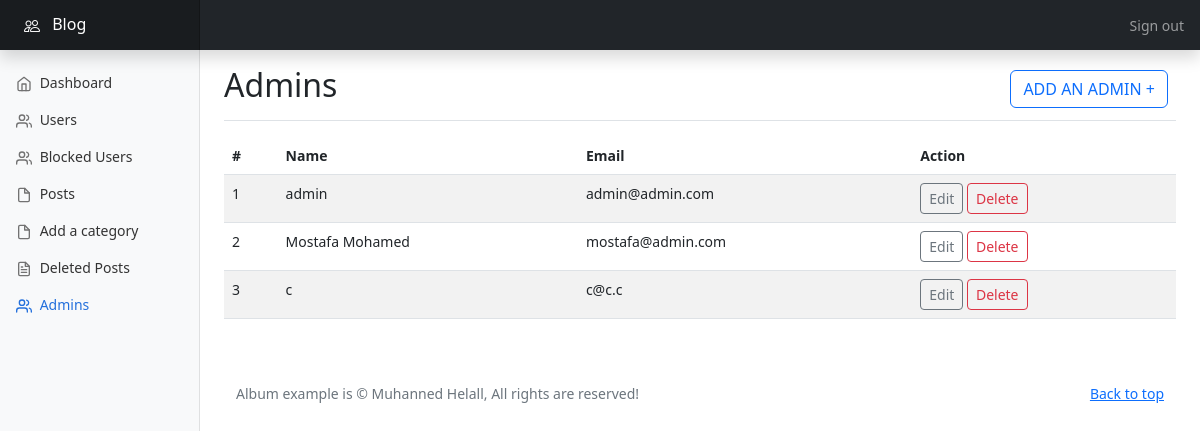
The page /adminPages/admins.php (signed in) on the database its author committed.
### tables this page shows
CREATE TABLE `users` (
  `id` int(11) NOT NULL,
  `name` varchar(50) NOT NULL,
  `email` varchar(100) NOT NULL,
  `password` varchar(100) NOT NULL,
  `role_id` int(11) NOT NULL,
  `visibility` int(11) NOT NULL
);

### adminPages/admins.php (the view, shortened to what this page needs)
<?php
if ($_SESSION['user']['role_id'] == '1') {
    require_once "../config.php";
    $i = 1;
    try {
        $stmt = $conn->prepare("SELECT * FROM users WHERE role_id = '1' AND visibility = '1';");
        $stmt->execute();
        $stmt->setFetchMode(PDO::FETCH_ASSOC);
        $admins = $stmt->fetchAll();
    } catch (PDOException $e) {
        echo $sql . "<br>" . $e->getMessage();
    }
} else {
    header('location: ../signin.php');
}
?>
<!doctype html>
<html lang="en">
<head>
    <link href="../assets/dist/css/bootstrap.min.css" rel="stylesheet">
    <link rel="stylesheet" href="https://cdn.jsdelivr.net/npm/bootstrap-icons@1.9.1/font/bootstrap-icons.css">
    <link href="../assets/dist/css/dashboard.css" rel="stylesheet">
</head>
<body>
    <header class="navbar navbar-dark sticky-top bg-dark flex-md-nowrap p-0 shadow">
        <a class="navbar-brand col-md-3 col-lg-2 me-0 px-3 fs-6" href="#">
            <i class="bi bi-people mx-2"></i>
            Blog
        </a>
        <div class="navbar-nav">
            <div class="nav-item text-nowrap">
                <a class="nav-link px-3" href="../signin.php?logout=1">Sign out</a>
            </div>
        </div>
    </header>
    <div class="container-fluid">
        <div class="row">
            <nav id="sidebarMenu" class="col-md-3 col-lg-2 d-md-block bg-light sidebar collapse">
                <div class="position-sticky pt-3 sidebar-sticky">
                    <ul class="nav flex-column">
                        <li class="nav-item">
                            <a class="nav-link" aria-current="page" href="dashboard.php">
                                <span data-feather="home" class="align-text-bottom"></span>
                                Dashboard
                            </a>
                        </li>
                        <li class="nav-item">
                            <a class="nav-link" href="users.php">
                                <span data-feather="users" class="align-text-bottom"></span>
                                Users
                            </a>
                        </li>
                        <li class="nav-item">
                            <a class="nav-link" href="blockedUsers.php">
                                <span data-feather="users" class="align-text-bottom"></span>
                                Blocked Users
                            </a>
                        </li>
                        <li class="nav-item">
                            <a class="nav-link" href="posts.php">
                                <span data-feather="file" class="align-text-bottom"></span>
                                Posts
                            </a>
                        </li>
                        <li class="nav-item">
                            <a class="nav-link" href="addCat.php">
                                <span data-feather="file" class="align-text-bottom"></span>
                                Add a category
                            </a>
                        </li>
                        <li class="nav-item">
                            <a class="nav-link" href="deletedPosts.php">
                                <span data-feather="file-text" class="align-text-bottom"></span>
                                Deleted Posts
                            </a>
                        </li>
                        <li class="nav-item">
                            <a class="nav-link active" href="admins.php">
                                <span data-feather="users" class="align-text-bottom"></span>
                                Admins
                            </a>
                        </li>
                    </ul>
                </div>
            </nav>
            <main class="col-md-9 ms-sm-auto col-lg-10 px-md-4">
                <div class="d-flex justify-content-between flex-wrap flex-md-nowrap align-items-center pt-3 pb-2 mb-3 border-bottom">
                    <h1 class="h2">Admins</h1>
                    <div class="btn-toolbar mb-2 mb-md-0">
                        <div class="btn-group me-2">
                            <a href="addAdmin.php" class="btn btn-outline-primary text-uppercase">Add an admin +</a>
                        </div>
                    </div>
                </div>
                <?php if (empty($msg)) { ?>
                    <div class="table-responsive">
                        <table class="table table-striped">
                            <thead>
                                <tr>
                                    <th scope="col">#</th>
                                    <th scope="col">Name</th>
                                    <th scope="col">Email</th>
                                    <th scope="col">Action</th>
                                </tr>
                            </thead>
                            <tbody>
                                <?php foreach ($admins as $admin) { ?>
                                    <tr>
                                        <td><?= $i ?></td>
                                        <td><?= $admin['name'] ?></td>
                                        <td><?= $admin['email'] ?></td>
                                        <td>
                                            <a href="editUser.php?id=<?= $admin['id'] ?>" class="btn btn-sm btn-outline-secondary">Edit</a>
                                            <a href="admins.php?id=<?= $admin['id'] ?>" class="btn btn-sm btn-outline-danger">Delete</a>
                                        </td>
                                    </tr>
                                <?php $i++;
                                }; ?>
                            </tbody>
                        </table>
                    </div><?php } ?>
                <footer class="text-muted py-5">
                    <div class="container">
                        <p class="float-end mb-1">
                            <a href="#">Back to top</a>
                        </p>
                        <p class="mb-1">Album example is &copy; Muhanned Helall, All rights are reserved!</p>
                    </div>
                </footer>
            </main>
        </div>
    </div>
</body>
</html>

### adminPages/admins.php (style rules this page uses)
.bi { vertical-align: -.125em; fill: currentColor; }

### rows shown on the page
users: name "admin", email "admin@admin.com"
users: name "Mostafa Mohamed", email "mostafa@admin.com"
users: name "c", email "c@c.c"
